Frame 1 (no input): blank canvas, image omitted
Frame 60 (the mouse pressed at the canvas centre just before this capture): blank canvas, image omitted
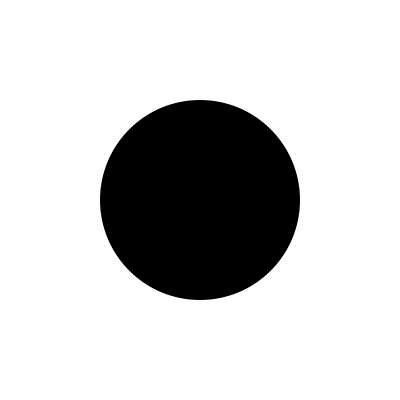
Frame 120 (the mouse held since frame 60 and released just before this capture)

The Processing sketch whose frames 1 and 60 were blank and that drew this single picture after the mouse press (run headless with seeded random() and noise(); from frame 60 on, the mouse is pressed at the canvas centre):

// Processing sketch: processing_37217
// ── processing_37217.pde

int x=0;

void setup(){
 size(400,400);

}

void draw(){
  background(255,255,255);
  noStroke();
  if(x == 1){
  fill(180);
  }else fill(0);
  ellipse(200,200,mouseX,mouseY);

}

void keyPressed(){
  if(key == 'a'){
  x=1;
  }
  if(key=='b'){
    x=0;
  }
}
